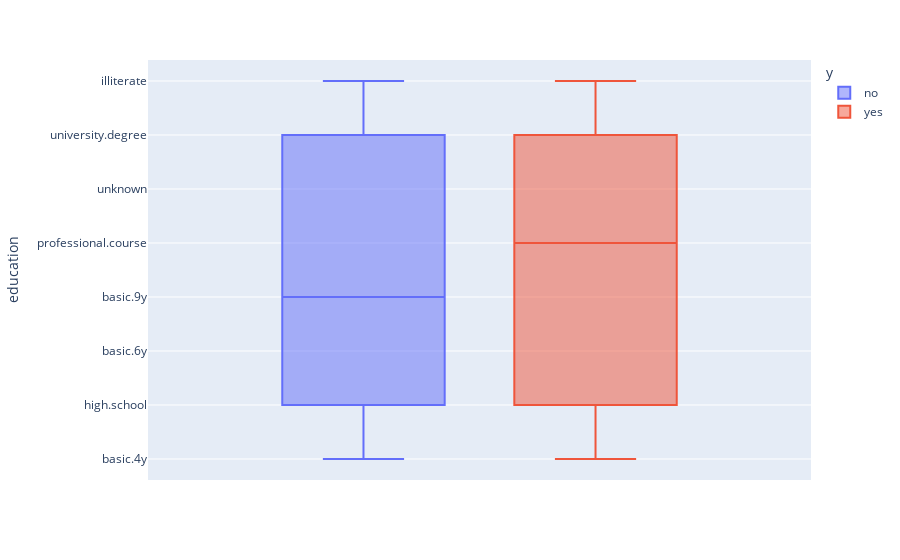

Notebook code for this chart:
### Code cell
#Distribution of eductaion of the participants
px.box(campaign_customer_data, y="education",color="y")

### Figure 1 — Plotly figure (JSON) as saved in the notebook; plotly's stock layout.template omitted (floating-point values rounded to 4 significant figures; data arrays with more than 128 entries replaced by an {"elided": "..."} marker saying what was removed)
{"data": [{"alignmentgroup": "True", "hovertemplate": "y=no<br>education=%{y}<extra></extra>", "legendgroup": "no", "marker": {"color": "#636efa"}, "name": "no", "notched": false, "offsetgroup": "no", "orientation": "v", "showlegend": true, "type": "box", "x0": " ", "xaxis": "x", "y": {"elided": "36548 str values"}, "y0": " ", "yaxis": "y"}, {"alignmentgroup": "True", "hovertemplate": "y=yes<br>education=%{y}<extra></extra>", "legendgroup": "yes", "marker": {"color": "#EF553B"}, "name": "yes", "notched": false, "offsetgroup": "yes", "orientation": "v", "showlegend": true, "type": "box", "x0": " ", "xaxis": "x", "y": {"elided": "4640 str values"}, "y0": " ", "yaxis": "y"}], "layout": {"boxmode": "group", "legend": {"title": {"text": "y"}, "tracegroupgap": 0}, "margin": {"t": 60}, "xaxis": {"anchor": "y", "domain": [0, 1]}, "yaxis": {"anchor": "x", "domain": [0, 1], "title": {"text": "education"}}}}
